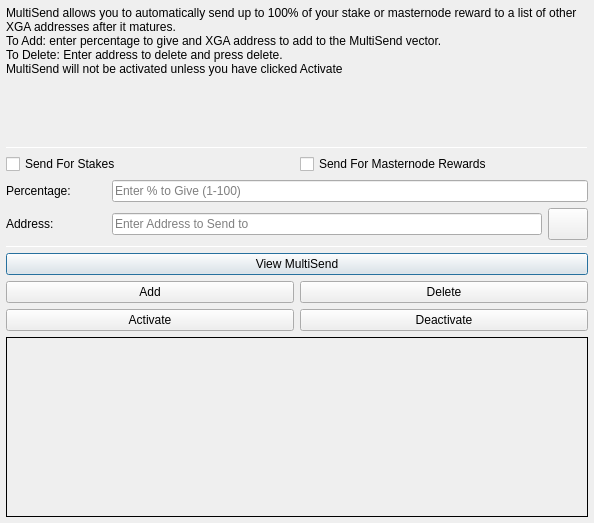
<?xml version="1.0" encoding="UTF-8"?>
<ui version="4.0">
 <class>MultiSendDialog</class>
 <widget class="QDialog" name="MultiSendDialog">
  <property name="windowModality">
   <enum>Qt::NonModal</enum>
  </property>
  <property name="geometry">
   <rect>
    <x>0</x>
    <y>0</y>
    <width>594</width>
    <height>523</height>
   </rect>
  </property>
  <property name="windowTitle">
   <string>MultiSend</string>
  </property>
  <layout class="QVBoxLayout" name="verticalLayout" stretch="0">
   <property name="leftMargin">
    <number>6</number>
   </property>
   <property name="topMargin">
    <number>6</number>
   </property>
   <property name="rightMargin">
    <number>6</number>
   </property>
   <property name="bottomMargin">
    <number>6</number>
   </property>
   <item>
    <layout class="QVBoxLayout" name="verticalLayout_Main" stretch="1,1,1,1,1,1">
     <item>
      <widget class="QLabel" name="label_2">
       <property name="lineWidth">
        <number>1</number>
       </property>
       <property name="text">
        <string>MultiSend allows you to automatically send up to 100% of your stake or masternode reward to a list of other XGA addresses after it matures.
To Add: enter percentage to give and XGA address to add to the MultiSend vector.
To Delete: Enter address to delete and press delete.
MultiSend will not be activated unless you have clicked Activate</string>
       </property>
       <property name="alignment">
        <set>Qt::AlignLeading|Qt::AlignLeft|Qt::AlignTop</set>
       </property>
       <property name="wordWrap">
        <bool>true</bool>
       </property>
      </widget>
     </item>
     <item>
      <widget class="Line" name="line">
       <property name="minimumSize">
        <size>
         <width>0</width>
         <height>1</height>
        </size>
       </property>
       <property name="maximumSize">
        <size>
         <width>16777215</width>
         <height>1</height>
        </size>
       </property>
       <property name="orientation">
        <enum>Qt::Horizontal</enum>
       </property>
      </widget>
     </item>
     <item>
      <layout class="QVBoxLayout" name="verticalLayout_Settings">
       <item>
        <layout class="QHBoxLayout" name="horizontalLayout">
         <item>
          <widget class="QCheckBox" name="multiSendStakeCheckBox">
           <property name="text">
            <string>Send For Stakes</string>
           </property>
          </widget>
         </item>
         <item>
          <widget class="QCheckBox" name="multiSendMasternodeCheckBox">
           <property name="text">
            <string>Send For Masternode Rewards</string>
           </property>
          </widget>
         </item>
        </layout>
       </item>
       <item>
        <layout class="QHBoxLayout" name="horizontalLayout_6">
         <item>
          <widget class="QLabel" name="label">
           <property name="minimumSize">
            <size>
             <width>100</width>
             <height>0</height>
            </size>
           </property>
           <property name="toolTip">
            <string>Percentage of stake to send</string>
           </property>
           <property name="text">
            <string>Percentage:</string>
           </property>
          </widget>
         </item>
         <item>
          <widget class="QLineEdit" name="multiSendPercentEdit">
           <property name="toolTip">
            <string>Enter whole numbers 1 - 100</string>
           </property>
           <property name="placeholderText">
            <string>Enter % to Give (1-100)</string>
           </property>
          </widget>
         </item>
        </layout>
       </item>
       <item>
        <layout class="QHBoxLayout" name="horizontalLayout_7">
         <item>
          <widget class="QLabel" name="label_5">
           <property name="minimumSize">
            <size>
             <width>100</width>
             <height>0</height>
            </size>
           </property>
           <property name="toolTip">
            <string>Address to send portion of stake to</string>
           </property>
           <property name="text">
            <string>Address:</string>
           </property>
          </widget>
         </item>
         <item>
          <widget class="QLineEdit" name="multiSendAddressEdit">
           <property name="toolTip">
            <string/>
           </property>
           <property name="placeholderText">
            <string>Enter Address to Send to</string>
           </property>
          </widget>
         </item>
         <item>
          <widget class="QPushButton" name="addressBookButton">
           <property name="maximumSize">
            <size>
             <width>16777215</width>
             <height>32</height>
            </size>
           </property>
           <property name="toolTip">
            <string>Choose an address from the address book</string>
           </property>
           <property name="text">
            <string/>
           </property>
           <property name="icon">
            <iconset resource="../lega.qrc">
             <normaloff>:/icons/address-book</normaloff>:/icons/address-book</iconset>
           </property>
           <property name="shortcut">
            <string>Alt+A</string>
           </property>
           <property name="autoDefault">
            <bool>false</bool>
           </property>
          </widget>
         </item>
        </layout>
       </item>
      </layout>
     </item>
     <item>
      <widget class="Line" name="line_2">
       <property name="minimumSize">
        <size>
         <width>0</width>
         <height>1</height>
        </size>
       </property>
       <property name="maximumSize">
        <size>
         <width>16777215</width>
         <height>1</height>
        </size>
       </property>
       <property name="orientation">
        <enum>Qt::Horizontal</enum>
       </property>
      </widget>
     </item>
     <item>
      <layout class="QVBoxLayout" name="verticalLayout_Buttons">
       <item>
        <layout class="QHBoxLayout" name="horizontalLayout_4">
         <item>
          <widget class="QPushButton" name="viewButton">
           <property name="toolTip">
            <string/>
           </property>
           <property name="statusTip">
            <string>View MultiSend Vector</string>
           </property>
           <property name="text">
            <string>View MultiSend</string>
           </property>
          </widget>
         </item>
        </layout>
       </item>
       <item>
        <layout class="QHBoxLayout" name="horizontalLayout_2">
         <item>
          <widget class="QPushButton" name="addButton">
           <property name="toolTip">
            <string/>
           </property>
           <property name="statusTip">
            <string>Add to MultiSend Vector</string>
           </property>
           <property name="text">
            <string>Add</string>
           </property>
          </widget>
         </item>
         <item>
          <widget class="QPushButton" name="deleteButton">
           <property name="toolTip">
            <string/>
           </property>
           <property name="statusTip">
            <string>Delete Address From MultiSend Vector</string>
           </property>
           <property name="text">
            <string>Delete</string>
           </property>
          </widget>
         </item>
        </layout>
       </item>
       <item>
        <layout class="QHBoxLayout" name="horizontalLayout_5">
         <item>
          <widget class="QPushButton" name="activateButton">
           <property name="statusTip">
            <string>Activate MultiSend</string>
           </property>
           <property name="text">
            <string>Activate</string>
           </property>
          </widget>
         </item>
         <item>
          <widget class="QPushButton" name="disableButton">
           <property name="statusTip">
            <string>Deactivate MultiSend</string>
           </property>
           <property name="text">
            <string>Deactivate</string>
           </property>
          </widget>
         </item>
        </layout>
       </item>
      </layout>
     </item>
     <item>
      <widget class="QLabel" name="message">
       <property name="minimumSize">
        <size>
         <width>0</width>
         <height>180</height>
        </size>
       </property>
       <property name="frameShape">
        <enum>QFrame::Panel</enum>
       </property>
       <property name="frameShadow">
        <enum>QFrame::Plain</enum>
       </property>
       <property name="lineWidth">
        <number>1</number>
       </property>
       <property name="midLineWidth">
        <number>1</number>
       </property>
       <property name="text">
        <string/>
       </property>
       <property name="alignment">
        <set>Qt::AlignLeading|Qt::AlignLeft|Qt::AlignTop</set>
       </property>
       <property name="wordWrap">
        <bool>true</bool>
       </property>
      </widget>
     </item>
    </layout>
   </item>
  </layout>
 </widget>
 <resources>
  <include location="../lega.qrc"/>
 </resources>
 <connections/>
</ui>
